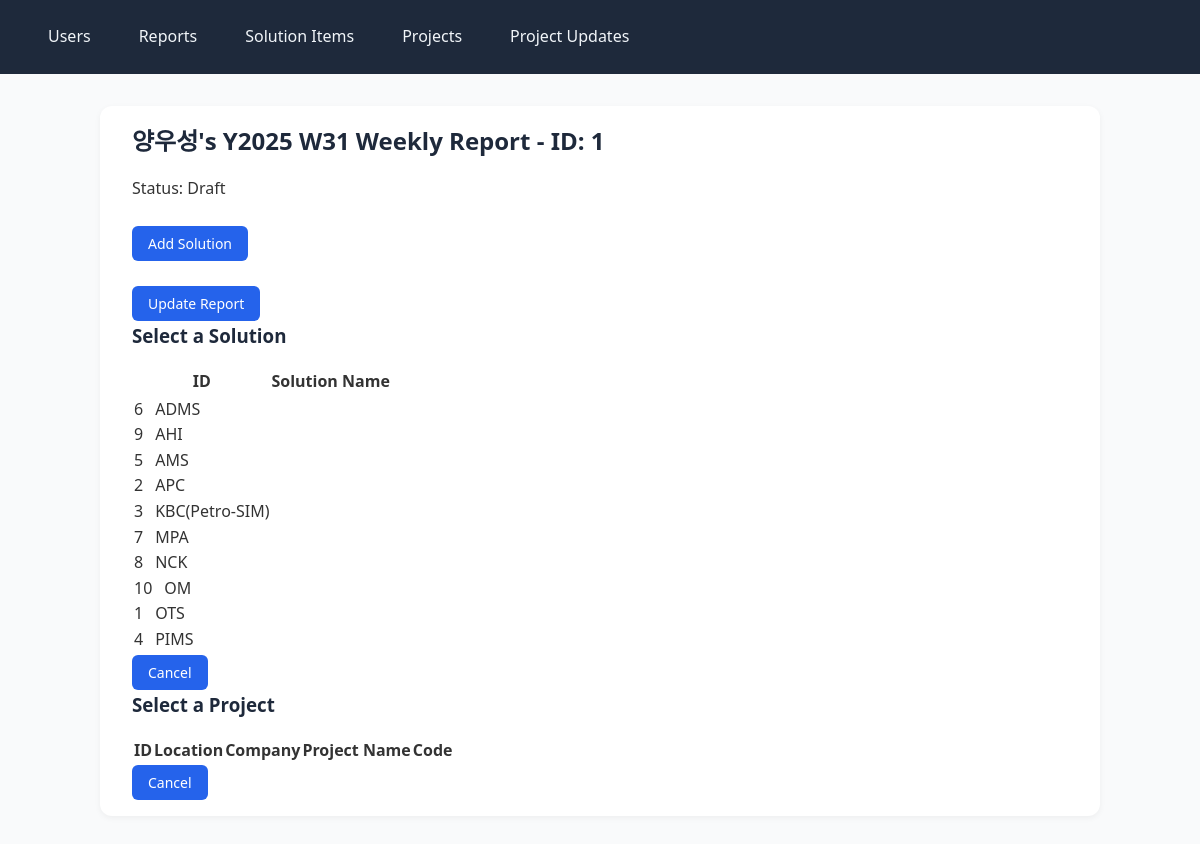
The app's page /reports/1/edit with its own data.
### app/models.py (models this page shows)
class User(db.Model):
    __tablename__ = 'user'
    id = db.Column(db.Integer, primary_key=True)
    employee_id = db.Column(db.String(20), unique=True, nullable=False, index=True)
    name = db.Column(db.String(50), nullable=False)
    position = db.Column(db.String(10), nullable=False)
    email = db.Column(db.String(50), nullable=False)
    is_manager = db.Column(db.Boolean, default=False)
    is_active = db.Column(db.Boolean, default=False)
    is_admin = db.Column(db.Boolean, default=False)
    reports = db.relationship('Report', back_populates='user', cascade='all, delete-orphan')
    assigned_project_updates = db.relationship(
        'ProjectUpdate',
        secondary=project_update_assignees,
        back_populates='assignees'
    )
    assigned_projects = db.relationship(
        'Project',
        secondary=project_assignees,
        back_populates='default_assignees'
    )

class Report(db.Model):
    __tablename__ = 'report'
    id = db.Column(db.Integer, primary_key=True)
    user_id = db.Column(db.Integer, db.ForeignKey('user.id'), nullable=False)
    year = db.Column(db.Integer, nullable=False, index=True)
    week = db.Column(db.Integer, nullable=False)
    status = db.Column(db.String(20), nullable=False, default='draft')
    submitted_at = db.Column(db.DateTime)
    created_at = db.Column(db.DateTime, default=datetime.utcnow)
    updated_at = db.Column(db.DateTime, default=datetime.utcnow, onupdate=datetime.utcnow)
    user = db.relationship('User', back_populates='reports')
    solution_items = db.relationship(
        'SolutionItem',
        secondary=report_solution_items,
        back_populates='reports'
    )
    project_updates = db.relationship('ProjectUpdate', back_populates='report', cascade='all, delete-orphan')
    __table_args__ = (
        db.UniqueConstraint('user_id', 'year', 'week', name='uix_user_year_week'),
    )

class SolutionItem(db.Model):
    __tablename__ = 'solution_item'
    id = db.Column(db.Integer, primary_key=True)
    name = db.Column(db.String(50), nullable=False, unique=True)
    issue = db.Column(db.Text)
    reports = db.relationship(
        'Report',
        secondary=report_solution_items,
        back_populates='solution_items'
    )
    projects = db.relationship('Project', back_populates='solution_item')

### app/main.py (the view, shortened to what this page needs)
@app.route('/reports/<int:report_id>/edit', methods=['GET'])
def edit_report(report_id):
    report = Report.query.get_or_404(report_id)
    solution_items = [{"id": s.id, "name": s.name} for s in SolutionItem.query.order_by(SolutionItem.name).all()]
    projects_by_solution = {}
    for project in Project.query.order_by(Project.project_name).all():
        entry = {
            "id": project.id,
            "project_name": project.project_name,
            "location": project.location,
            "company": project.company,
            "code": project.code or "-",
            "assignees": [a.name for a in project.assignees] if hasattr(project, "assignees") else []
        }
        projects_by_solution.setdefault(project.solution_item_id, []).append(entry)
    existing_updates = []
    return render_template(
        'edit_report.html',
        report=report,
        solution_items=solution_items,
        projects_by_solution=projects_by_solution,
        existing_updates=existing_updates
    )

### app/templates/edit_report.html (shortened to what this page needs)
{% extends 'base.html' %}
{% block content %}
<h2>{{ report.user.name }}'s Y{{ report.year }} W{{ report.week }} Weekly Report - ID: {{ report.id }}</h2>
<p>Status: {{ report.status }}</p>
<form method="POST">
  <button type="button" id="add-solution-btn">Add Solution</button><br><br>
  <button type="submit">Update Report</button>
</form>
<div id="solution-modal" class="modal">
  <div class="modal-content">
    <h3>Select a Solution</h3>
    <table id="solution-table">
      <thead>
        <tr><th>ID</th><th>Solution Name</th></tr>
      </thead>
      <tbody>
        {% for sol in solution_items %}
        <tr class="solution-row" data-id="{{ sol.id }}" data-name="{{ sol.name }}">
          <td>{{ sol.id }}</td>
          <td>{{ sol.name }}</td>
        </tr>
        {% endfor %}
      </tbody>
    </table>
    <button id="cancel-add-solution">Cancel</button>
  </div>
</div>
<div id="project-modal" class="modal">
  <div class="modal-content">
    <h3>Select a Project</h3>
    <table id="project-table">
      <thead>
        <tr><th>ID</th><th>Location</th><th>Company</th><th>Project Name</th><th>Code</th></tr>
      </thead>
    </table>
    <button id="cancel-project-selection">Cancel</button>
  </div>
</div>
{% endblock %}

### app/static/style.css (style rules this page uses)
* { box-sizing: border-box; margin: 0; padding: 0; font-family: 'Segoe UI', Roboto, Helvetica, Arial, sans-serif; }
body { background-color: #f9fafb; color: #333; line-height: 1.6; font-size: 16px; padding: 0; }
h1, h2, h3 { margin-bottom: 1rem; color: #1e293b; }
form { margin-top: 1.5rem; }
button { background-color: #2563eb; color: white; border: none; padding: 0.5rem 1rem; font-size: 14px; border-radius: 6px; cursor: pointer; margin-right: 0.5rem; transition: background-color 0.2s ease; }
.solution-row { display: flex; align-items: center; gap: 0.75rem; flex-wrap: wrap; }

### records on screen
User: user.name "양우성"
Report: year "2025", week "31", id "1", status "Draft"
SolutionItem: id "6", name "ADMS"
SolutionItem: id "9", name "AHI"
SolutionItem: id "5", name "AMS"
SolutionItem: id "2", name "APC"
SolutionItem: id "3", name "KBC(Petro-SIM)"
SolutionItem: id "7", name "MPA"
SolutionItem: id "8", name "NCK"
SolutionItem: id "10", name "OM"
SolutionItem: id "1", name "OTS"
SolutionItem: id "4", name "PIMS"
